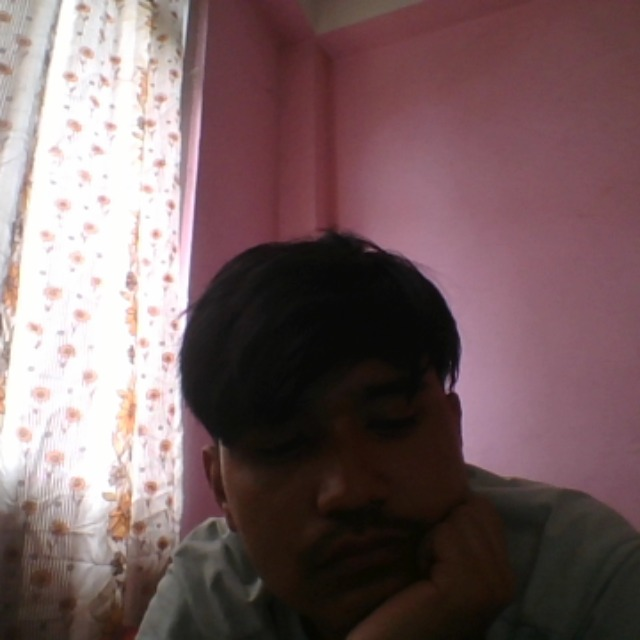
#> input picture image.png, 640 x 640 px
$ python -i make_prediction.py   (imports and definitions only)
#> lines starting #> are read from the running program, lines starting #| are printed output that depends on the picture
#> further down, picture is the input picture: shape (640, 640, 3); mean B, G, R 98.4, 96.7, 118.9
import cv2
from sklearn.externals import joblib

face_classifier = cv2.CascadeClassifier("etc/EigenFace/haarcascade_frontalface_default.xml")

model = cv2.face.EigenFaceRecognizer_create()
# [2 lines not run here, left out]

def face_detector(img):
    gray = cv2.cvtColor(img, cv2.COLOR_BGR2GRAY)
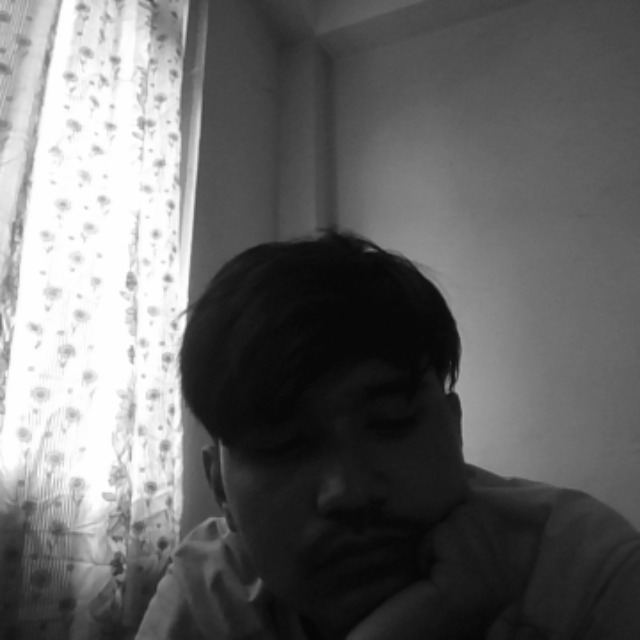
#> gray: shape (640, 640); min 4, max 255, mean 103.5
    faces = face_classifier.detectMultiScale(gray,1.1,0)
#> faces = [[142, 516, 24, 24], [126, 249, 29, 29], [135, 304, 51, 51], [110, 204, 75, 75], [104, 200, 83, 83], [17, 150, 133, 133]]

    if faces is():
        return img, []

    for (x,y,w,h) in faces:
#        cv2.rectangle(img,(x,y),(x+w,y+h), (0,255,255), 2)
        roi = img[y:y+h, x:x+w]
        roi = cv2.resize(roi, (200,200))
#> this loop made 6 passes
#> pass 1, in face_detector, `roi = img[y:y+h, x:x+w]`:
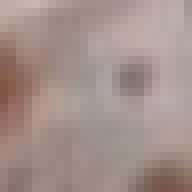
#> roi: shape (24, 24, 3) (shown 8 times larger); mean B, G, R 139.1, 144.3, 163.2
#> pass 2, in face_detector, `roi = img[y:y+h, x:x+w]`:
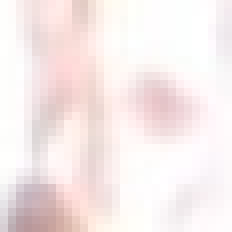
#> roi: shape (29, 29, 3) (shown 8 times larger); mean B, G, R 234.7, 235.4, 246.7

    return img, roi

# [20 lines not run here, left out]

>>> import cv2
>>> picture = cv2.imread('image.png')
>>> result = face_detector(picture)
